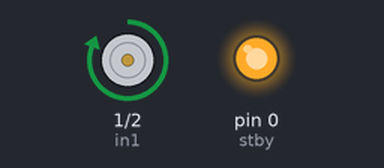
Bench run of a sketch on a simulated Arduino Uno, built with avr-gcc and run on an emulated ATmega328P. Shown: motor-driver pin pairs drawn as motors (green arrow = first pin HIGH = forward, orange = second pin HIGH = backward, longer = more drive, scaled by the enable pin, stopped while the standby pin is LOW), output pins drawn as LEDs (lit = HIGH).

Above: at 1.0 s.
At 5.0 s:
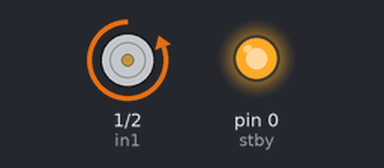
At 7.0 s:
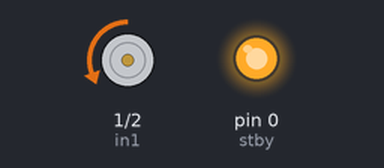
At 9.0 s:
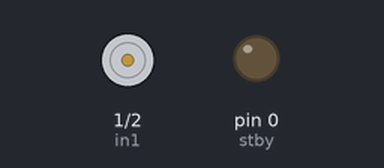
Timing chart, 0 to 13.0 s (numbered marks = the images above):
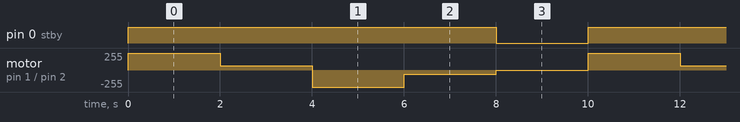

Measured:
- by itself, pin 0 (stby): alternates HIGH for 8.0 s and LOW for 2.0 s
- by itself, motor on pin 1 (in1) / pin 2 (in2): repeats every 10.0 s: forward 64/255 2.0 s, backward 255/255 2.0 s, backward 64/255 2.0 s, stopped 2.0 s, forward 255/255 2.0 s

The sketch:

MotorTest.ino
```cpp
// Pin 13 has an LED connected on most Arduino boards.
// give it a name:
int stby = 0;
int in1 = 1;
int in2 = 2;
int pwm = 3;

// the setup routine runs once when you press reset:
void setup() {
  // initialize the digital pin as an output.
  pinMode(stby, OUTPUT);
  pinMode(in1, OUTPUT);
  pinMode(in2, OUTPUT);
  pinMode(pwm, OUTPUT);
}

// the loop routine runs over and over again forever:
void loop() {
  digitalWrite(stby, HIGH);   // turn the LED on (HIGH is the voltage level)
  digitalWrite(in1, HIGH);
  analogWrite(pwm, 255);
  digitalWrite(in2, LOW);
  delay(2000);               // wait for a second
  analogWrite(pwm, 64);    // turn the LED off by making the voltage LOW
  delay(2000);
  analogWrite(pwm, 255);
  digitalWrite(in1, LOW);
  digitalWrite(in2, HIGH);
  delay(2000);               // wait for a second
  analogWrite(pwm, 64);    // turn the LED off by making the voltage LOW
  delay(2000);
  digitalWrite(stby,LOW);
  delay(2000);
  }
```
